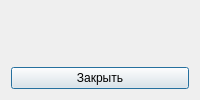
<?xml version="1.0" encoding="UTF-8"?>
<ui version="4.0">
 <class>GeoMapViewerForm</class>
 <widget class="QDialog" name="GeoMapViewerForm">
  <property name="windowTitle">
   <string>Просмотр карты</string>
  </property>
  <layout class="QVBoxLayout" name="mainLayout">
   <item>
    <widget class="QWidget" name="mapWidget" native="true"/>
   </item>
   <item>
    <widget class="QPushButton" name="buttonClose">
     <property name="text">
      <string>Закрыть</string>
     </property>
    </widget>
   </item>
  </layout>
 </widget>
 <resources/>
 <connections/>
</ui>
